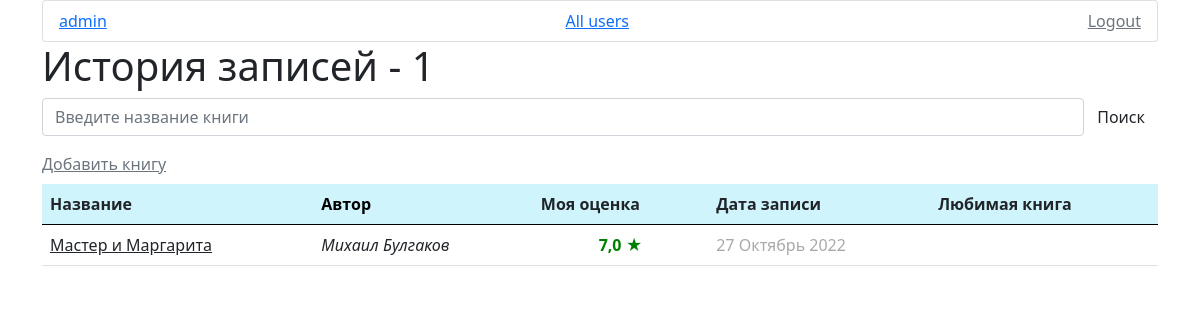
Before: / (signed in) with the older database file.
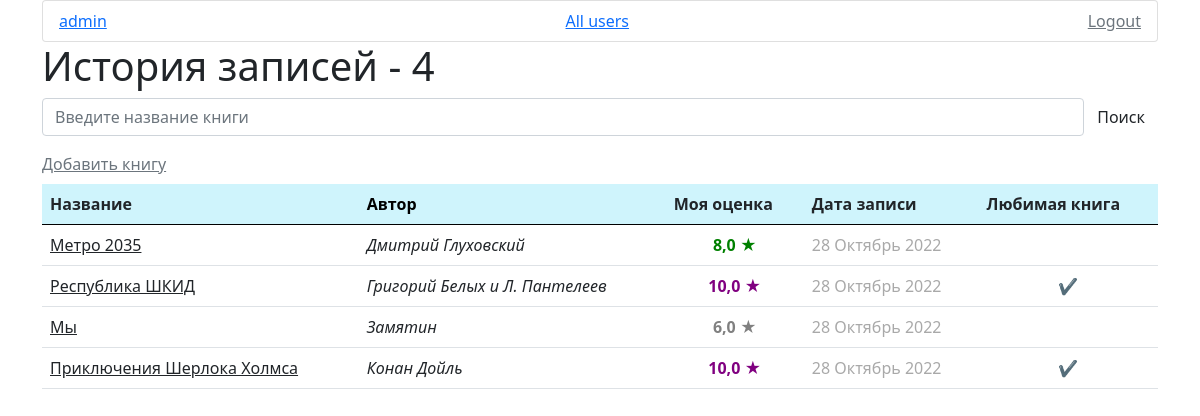
After: the same page with the newer database file.
### users/models.py (models this page shows)
class User(AbstractUser):
    pass

### book/models.py (models this page shows, shortened)
class Book(models.Model):
    user = models.ForeignKey(User, on_delete=models.CASCADE, verbose_name='Пользователь')
    title = models.CharField(max_length=255, verbose_name='Название книги')
    author = models.CharField(max_length=100, verbose_name='Автор книги')
    description = models.CharField(max_length=255, verbose_name='Описание книги', null=True, blank=True)
    category = models.CharField(max_length=50, choices=Category.choices, verbose_name='Категория', default='artistic')
    photo = models.ImageField(upload_to='photos/%Y/%m/%d/', verbose_name='Обложка', blank=True, null=True)
    review = models.TextField(blank=True, null=True, verbose_name='Рецензия')
    rating = models.FloatField(validators=[MinValueValidator(0.0), MaxValueValidator(10.0)],
                               verbose_name='Оценка')
    time_create = models.DateTimeField(auto_now_add=True, verbose_name='Время создание')
    time_update = models.DateTimeField(auto_now=True, verbose_name='Время обновления')
    favorite = models.BooleanField(default=False, verbose_name='Любимая книга')
    def get_absolute_url(self):
        return reverse('profile:book', kwargs={'book_id': self.pk})
    class Meta:
        verbose_name = 'Книга'
        verbose_name_plural = 'Книги'

### book/views.py (the view)
# urls.py: path('', BookListView.as_view(), name='profile'),
class BookListView(LoginRequiredMixin, BookMixinData, ListView):
    login_url = '/users/login/'
    def get_queryset(self):
        return Book.objects.filter(user=self.request.user).order_by('-time_create')

### book/utils.py (called while the page is built)
    def get_context_data(self, *, object_list=None, **kwargs):
        context = super().get_context_data()
        context['story'] = 'История записей -'
        context['amout_books'] = Book.objects.filter(user=self.request.user).count()
        return context

### templates/book/profile.html (shortened to what this page needs)
{% extends 'book/base.html' %}
{% block content %}
    <div><h1>{{ story }} {{ amout_books }}</h1></div>
    <form action="{% url 'profile:search' %}" method="get" class="d-flex editContent mb-3">
    <input type="search" name="search" class="form-control" placeholder="Введите название книги">
    <button class="btn" type="submit">Поиск</button>
    </form>
    <div class="mb-2"><a href="{% url 'profile:add_book' %}" class="link-secondary">Добавить книгу</a></div>
    <table class="table table-hover">
    <thead class="table-info">
        <th class="col"><a href="{% url 'profile:order_by_title' %}" style="text-decoration: none; color: #212529">Название</a></th>
        <th class="col">Автор</th>
        <th class="col"><a href="{% url 'profile:order_by_rating' %}" style="text-decoration: none; color: #212529">Моя оценка</a></th>
        <th class="col"><a href="{% url 'profile:order_by_time_create' %}" style="text-decoration: none; color: #212529">Дата записи</a></th>
        <th class="col"><a href="{% url 'profile:favorite_books' %}" style="text-decoration: none; color: #212529">Любимая книга</a></th>
    </thead>
    <tbody>
    {% for book in books %}
        <tr>
            <td><a href="{{ book.get_absolute_url }}" class="link-dark">{{ book.title }}</a></td>
            <td style="font-style: italic;">{{ book.author }}</td>
            {% if book.favorite %}
            <td class='rating' style="color: purple; font-weight: bold">{{ book.rating }}   &#9733;</td>
            {% else %}
                {% if book.rating  >= 7 %}
                <td class='rating' style="color: green; font-weight: bold">{{ book.rating }}   &#9733;</td>
                 {% else %}
                 {% if book.rating < 5 %}
                 <td class='rating' style="color: red; font-weight: bold">{{ book.rating }}   &#9733;</td>
                 {% else %}
                 <td class='rating' style="color: gray; font-weight: bold">{{ book.rating }}   &#9733;</td>
                 {% endif %}
                {% endif %}
            {% endif %}
            <td style="color: darkgray">{{ book.time_create | date:'d F Y'}}</td>
            {% if book.favorite %}
            <td class="rating">&#10004;</td>
            {% else %}
            <td></td>
            {% endif %}
        </tr>
    {% endfor %}
    </tbody>
    </table>
{% endblock %}

### templates/book/base.html (shortened to what this page needs)
{% load static %}
<!DOCTYPE html>
<html lang="en">
<head>
    <link rel="stylesheet" href="{% static 'book/css/style.css' %}">
    <link href="https://cdn.jsdelivr.net/npm/bootstrap@5.0.2/dist/css/bootstrap.min.css" rel="stylesheet">
</head>
<body class="container">
<ul class="list-group ">
    <li class="list-group-item">
        <div class="d-flex justify-content-between">
            <a href="{% url 'profile:profile' %}">{{ user }}</a>
            <a href="{% url 'all_users' %}">All users</a>
        <a href="{% url 'logout' %}" class="link-secondary">Logout</a>
        </div>
    </li>
</ul>
{% block content %}
{% endblock %}
</body>
</html>

### book/static/book/css/style.css (style rules this page uses)
.rating { text-align: center; }

Changed rows visible on the page:
removed Book: title "Мастер и Маргарита", author "Михаил Булгаков", rating "7,0", time_create "27 Октябрь 2022", favorite False (drawn)
added Book: title "Метро 2035", author "Дмитрий Глуховский", rating "8,0", time_create "28 Октябрь 2022", favorite False (drawn)
added Book: title "Республика ШКИД", author "Григорий Белых и Л. Пантелеев", rating "10,0", time_create "28 Октябрь 2022"
added Book: title "Мы", author "Замятин", rating "6,0", time_create "28 Октябрь 2022", favorite False (drawn)
added Book: title "Приключения Шерлока Холмса", author "Конан Дойль", rating "10,0", time_create "28 Октябрь 2022"
Other visible differences:
{{ amout_books }}: "1" → "4"
